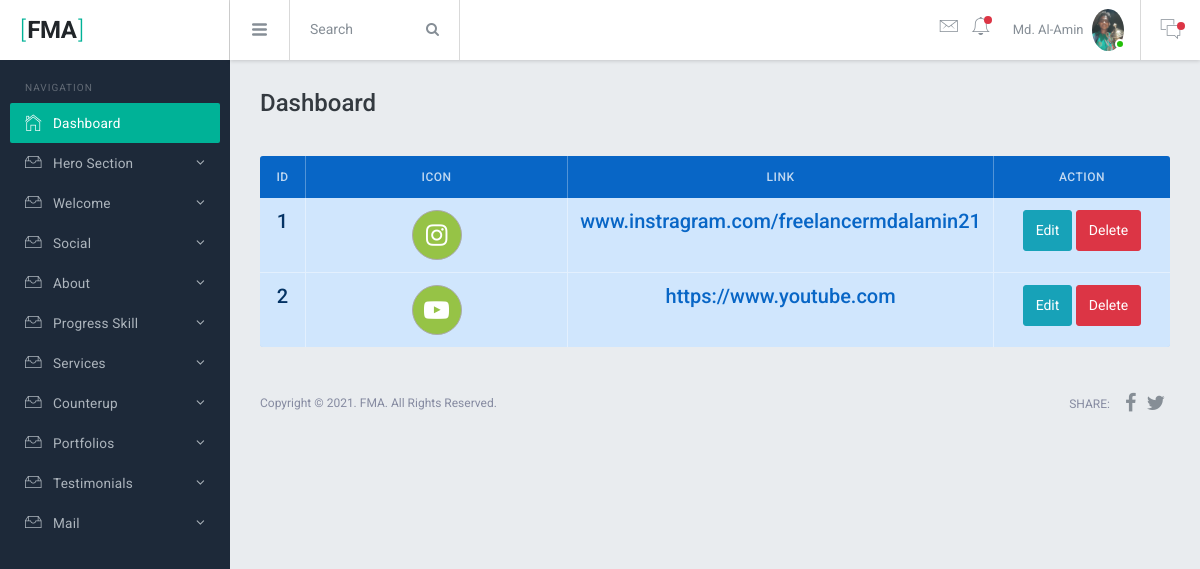
Page /admin/view-social.php (signed in) on the committed database.
### tables this page shows
CREATE TABLE `social` (
  `id` int(10) UNSIGNED NOT NULL,
  `link` varchar(255) NOT NULL,
  `icon` varchar(255) NOT NULL,
  `status` tinyint(4) NOT NULL DEFAULT 1
);

### admin/view-social.php (the view)
<?php require_once 'inc/header.php';
  $select = "SELECT * FROM social WHERE status = 1";
  $query = mysqli_query($conn, $select);
?>
 <table class="table table-bordered table-colored table-primary">
    <thead>
      <tr>
        <th class="wd-5p text-center">ID</th>
        <th class="wd-30p text-center">Icon</th>
        <th class="wd-30p text-center">Link</th>
        <th class="wd-20p text-center">Action</th>
      </tr>
    </thead>
    <tbody>
      <?php foreach ($query as $key => $social): ?>
      <tr>
        <th class="text-center" scope="row"><h5><?php if (isset($social['icon'])) echo ++$key ?></h5></th>
        <td class="text-center text-capitalize">
          <i style="width: 50px;border: 1px solid #aaa;color: #fff;background-color: #96C346;height: 50px; text-align: center;font-size: 25px;line-height: 50px;border-radius: 50%;" class="<?php if (isset($social['icon'])) echo $social['icon'] ?>"></i>
        </td>
        <td class="text-center"><a href="<?php if (isset($social['link'])) echo $social['link'] ?>"><h5><?php if (isset($social['link'])) echo $social['link'] ?></h5></a></td>
        <?php if (isset($social['icon'])): ?>
        <td class="text-center">
          <a href="edit-social.php?id=<?= $social['id'] ?>" class="btn btn-info">Edit</a>
          <a href="delete-social.php?id=<?= $social['id'] ?>" class="btn btn-danger">Delete</a>
        </td>
        <?php endif;
      endforeach ?>
      </tr>
    </tbody>
  </table>
<?php require_once 'inc/footer.php'; ?>

### admin/inc/header.php (shortened to what this page needs)
<?php
require_once '../db.php';
  $adminId = $_SESSION['loginAdminId'];
$select = "SELECT * FROM admin WHERE id = $adminId";
$query = mysqli_query($conn, $select);
$assoc = mysqli_fetch_assoc($query);
?>
<!DOCTYPE html>
<html lang="en">
  <head>
    <link href="assets/lib/font-awesome/css/font-awesome.css" rel="stylesheet">
    <link href="assets/lib/Ionicons/css/ionicons.css" rel="stylesheet">
    <link href="../assets/lib/perfect-scrollbar/css/perfect-scrollbar.css" rel="stylesheet">
    <link href="assets/lib/jquery-switchbutton/jquery.switchButton.css" rel="stylesheet">
    <link href="assets/lib/rickshaw/rickshaw.min.css" rel="stylesheet">
    <link href="assets/lib/chartist/chartist.css" rel="stylesheet">
    <link rel="stylesheet" href="assets/css/bracket.css">
  </head>
  <body>
    <div class="br-logo"><a href=""><span>[</span>FMA<span>]</span></a></div>
    <div class="br-sideleft overflow-y-auto">
      <label class="sidebar-label pd-x-15 mg-t-20">Navigation</label>
      <div class="br-sideleft-menu">
        <a href="dashboard.php" class="br-menu-link active">
          <div class="br-menu-item">
            <i class="menu-item-icon icon ion-ios-home-outline tx-22"></i>
            <span class="menu-item-label">Dashboard</span>
          </div>
        </a>
        <a href="#" class="br-menu-link">
          <div class="br-menu-item">
            <i class="menu-item-icon icon ion-ios-filing-outline tx-24"></i>
            <span class="menu-item-label">Hero Section</span>
            <i class="menu-item-arrow fa fa-angle-down"></i>
          </div>
        </a>
         <a href="#" class="br-menu-link">
          <div class="br-menu-item">
            <i class="menu-item-icon icon ion-ios-filing-outline tx-24"></i>
            <span class="menu-item-label">Welcome</span>
            <i class="menu-item-arrow fa fa-angle-down"></i>
          </div>
        </a>
         <a href="#" class="br-menu-link">
          <div class="br-menu-item">
            <i class="menu-item-icon icon ion-ios-filing-outline tx-24"></i>
            <span class="menu-item-label">Social</span>
            <i class="menu-item-arrow fa fa-angle-down"></i>
          </div>
        </a>
         <a href="#" class="br-menu-link">
          <div class="br-menu-item">
            <i class="menu-item-icon icon ion-ios-filing-outline tx-24"></i>
            <span class="menu-item-label">About</span>
            <i class="menu-item-arrow fa fa-angle-down"></i>
          </div>
        </a>
         <a href="#" class="br-menu-link">
          <div class="br-menu-item">
            <i class="menu-item-icon icon ion-ios-filing-outline tx-24"></i>
            <span class="menu-item-label">Progress Skill</span>
            <i class="menu-item-arrow fa fa-angle-down"></i>
          </div>
        </a>
         <a href="#" class="br-menu-link">
          <div class="br-menu-item">
            <i class="menu-item-icon icon ion-ios-filing-outline tx-24"></i>
            <span class="menu-item-label">Services</span>
            <i class="menu-item-arrow fa fa-angle-down"></i>
          </div>
        </a>
         <a href="#" class="br-menu-link">
          <div class="br-menu-item">
            <i class="menu-item-icon icon ion-ios-filing-outline tx-24"></i>
            <span class="menu-item-label">Counterup</span>
            <i class="menu-item-arrow fa fa-angle-down"></i>
          </div>
        </a>
        <a href="#" class="br-menu-link">
          <div class="br-menu-item">
            <i class="menu-item-icon icon ion-ios-filing-outline tx-24"></i>
            <span class="menu-item-label">Portfolios</span>
            <i class="menu-item-arrow fa fa-angle-down"></i>
          </div>
        </a>
        <a href="#" class="br-menu-link">
          <div class="br-menu-item">
            <i class="menu-item-icon icon ion-ios-filing-outline tx-24"></i>
            <span class="menu-item-label">Testimonials</span>
            <i class="menu-item-arrow fa fa-angle-down"></i>
          </div>
        </a>
        <a href="#" class="br-menu-link">
          <div class="br-menu-item">
            <i class="menu-item-icon icon ion-ios-filing-outline tx-24"></i>
            <span class="menu-item-label">Mail</span>
            <i class="menu-item-arrow fa fa-angle-down"></i>
          </div>
        </a>
      </div>
      <br>
    </div>
    <div class="br-header">
      <div class="br-header-left">
        <div class="navicon-left hidden-md-down"><a id="btnLeftMenu" href=""><i class="icon ion-navicon-round"></i></a></div>
        <div class="input-group hidden-xs-down wd-170 transition">
          <input id="searchbox" type="text" class="form-control" placeholder="Search">
          <span class="input-group-btn">
            <button class="btn btn-secondary" type="button"><i class="fa fa-search"></i></button>
          </span>
        </div>
      </div>
      <div class="br-header-right">
        <nav class="nav">
          <div class="dropdown">
            <a href="" class="nav-link pd-x-7 pos-relative" data-toggle="dropdown">
              <i class="icon ion-ios-email-outline tx-24"></i>
              <?php
              $not = "SELECT * FROM mail WHERE notification = 'on'";
              $nq = mysqli_query($conn, $not);
              $na = mysqli_fetch_assoc($nq);
               ?>
              <span class="square-8 <?= isset($na['notification']) == 'on' ? 'bg-danger' : '' ?> pos-absolute t-15 r-0 rounded-circle"></span>
            </a>
          </div>
          <div class="dropdown">
            <a href="" class="nav-link pd-x-7 pos-relative" data-toggle="dropdown">
              <i class="icon ion-ios-bell-outline tx-24"></i>
              <span class="square-8 bg-danger pos-absolute t-15 r-5 rounded-circle"></span>
            </a>
          </div>
          <div class="dropdown">
            <a href="" class="nav-link nav-link-profile" data-toggle="dropdown">
              <span class="logged-name hidden-md-down"><?= $assoc['name'] ?></span>
              <img src="upload/profile/<?= $assoc['image'] ?>" class="wd-32 rounded-circle" alt="">
              <span class="square-10 bg-success"></span>
            </a>
          </div>
        </nav>
        <div class="navicon-right">
          <a id="btnRightMenu" href="" class="pos-relative">
            <i class="icon ion-ios-chatboxes-outline"></i>
            <span class="square-8 bg-danger pos-absolute t-10 r--5 rounded-circle"></span>
          </a>
        </div>
      </div>
    </div>
    <div class="br-mainpanel">
      <div class="pd-30">
        <h4 class="tx-gray-800 mg-b-5">Dashboard</h4>
      </div>
      <div class="br-pagebody mg-t-5 pd-x-30">

### rows in the picture
social: link "www.instragram.com/freelancermdalamin21"
social: link "https://www.youtube.com"

### other values in the picture
$assoc['name'] "Md. Al-Amin"
